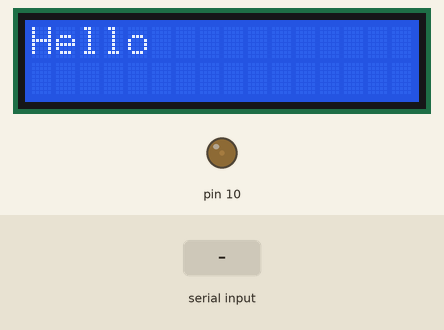
Simulated run of this sketch. Board: Arduino Uno, built with avr-gcc and run on an emulated ATmega328P. Parts: 16×2 character LCD, output pins drawn as LEDs (lit = HIGH). Inputs (shaded band) come from the test bench.

Above: at 1.2 s.
1.3 s: "1" received over Serial
At 2.3 s:
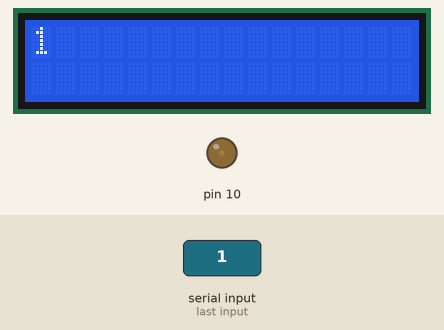
2.9 s: "0" received over Serial
At 3.5 s:
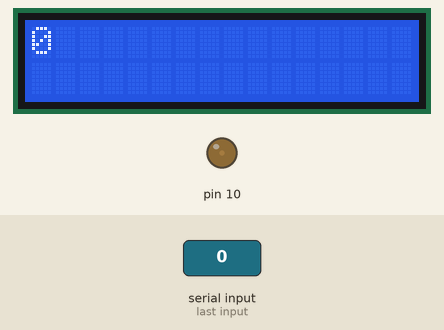
4.5 s: "2" received over Serial
At 5.9 s:
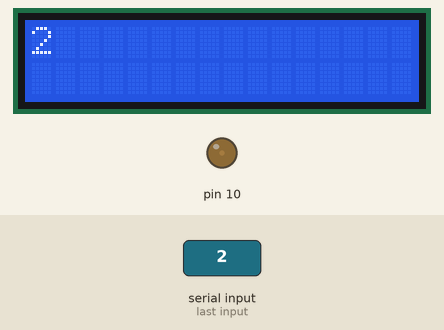
Timing chart, 0 to 7.5 s (numbered marks = the images above; inputs shaded):
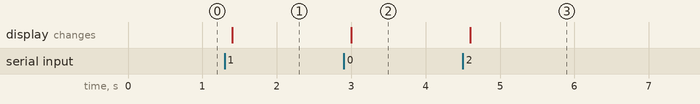

Measured:
- after the input at 1.3 s, the display: changes after 0.10 s (image 1)
- after the input at 2.9 s, the display: changes after 0.10 s (image 2)
- after the input at 4.5 s, the display: changes after 0.10 s (image 3)

The sketch:

sketch_arduino.ino
```cpp
// initialize the library with the numbers of the interface pins
#include <LiquidCrystal.h>
LiquidCrystal lcd(13,12,7,6,5,3);

int Contrast=20;

int x = 500;

void setup() {
	// set up the LCD's number of columns and rows:
	lcd.begin(16,2);
	// clear the LCD screen:
	lcd.clear();
        lcd.print("Hello");
        analogWrite(10,Contrast);
        Serial.begin(9600);
}

void loop() {
  // when characters arrive over the serial port...
  if (Serial.available()) {
    // wait a bit for the entire message to arrive
    delay(100);
    // clear the screen
    lcd.clear();
    // read all the available characters
    while (Serial.available() > 0) {
      // display each character to the LCD
      lcd.write(Serial.read());
    }
  }
}
```
